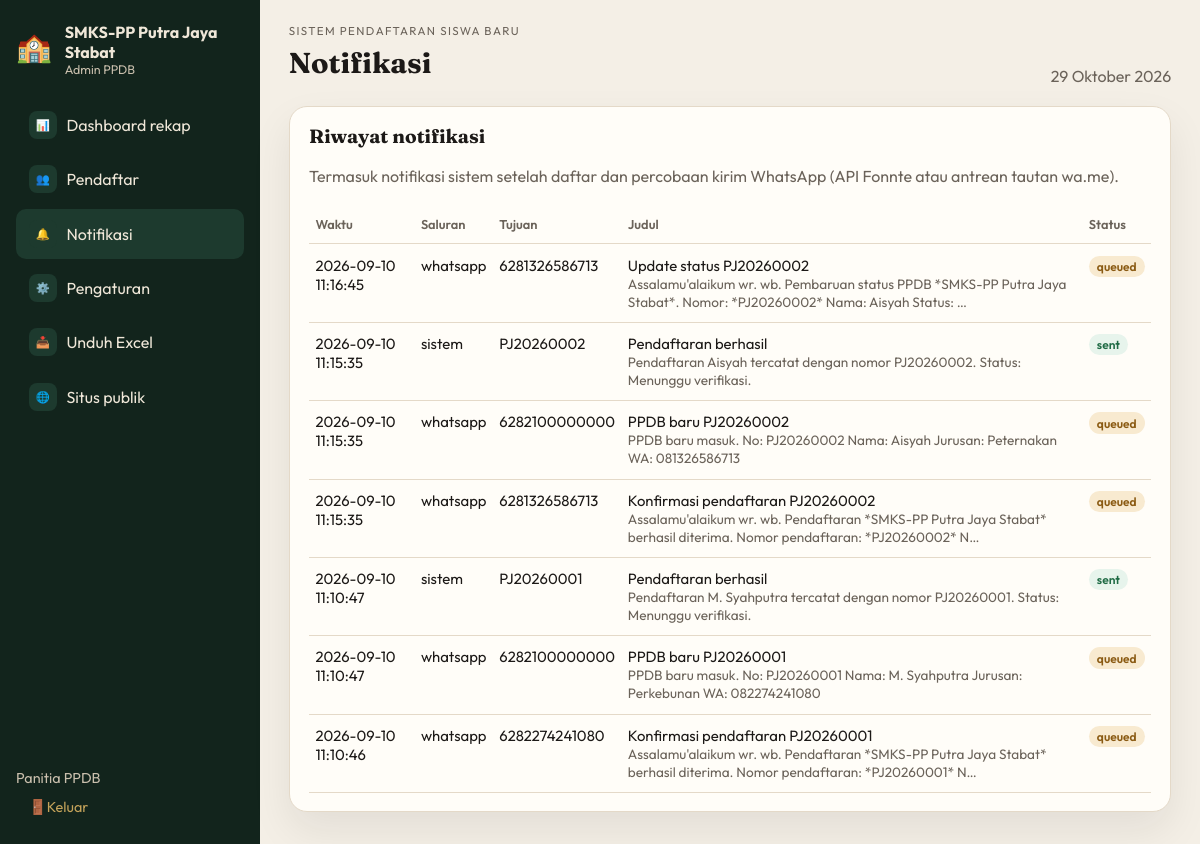
Page /?page=notifikasi (signed in) on the committed database.
### tables this page shows
CREATE TABLE `users` (
  `id` int(11) NOT NULL,
  `username` varchar(64) NOT NULL,
  `password_hash` varchar(255) NOT NULL,
  `display_name` varchar(120) NOT NULL
);

CREATE TABLE `notifications` (
  `id` int(11) NOT NULL,
  `registration_id` int(11) DEFAULT NULL,
  `channel` varchar(20) NOT NULL,
  `target` varchar(40) NOT NULL,
  `title` varchar(160) NOT NULL,
  `message` text NOT NULL,
  `status` varchar(20) NOT NULL DEFAULT 'queued',
  `provider_response` text DEFAULT NULL,
  `created_at` datetime NOT NULL,
  `sent_at` datetime DEFAULT NULL
);

### config/app.php (called while the page is built)
<?php
return [
    'school_name' => 'SMKS-PP Putra Jaya Stabat',
    'school_short' => 'SMKS-PP Putra Jaya',
    'db_host' => '127.0.0.1',
    'db_port' => '3306',
    'db_name' => 'ppdb_smkspp',
    'db_user' => 'root',
    'db_pass' => '',
    'upload_max_mb' => 2,
    'excel_path' => dirname(__DIR__) . DIRECTORY_SEPARATOR . 'data' . DIRECTORY_SEPARATOR . 'rekap-ppdb.xlsx',
];

### lib/helpers.php (called while the page is built, shortened)
<?php
function config(?string $key = null, mixed $default = null): mixed
{
    static $cfg = null;
    if ($cfg === null) {
        $cfg = require dirname(__DIR__) . '/config/app.php';
    }
    return $cfg[$key] ?? $default;
}
function e(?string $value): string
{
    return htmlspecialchars((string) $value, ENT_QUOTES, 'UTF-8');
}
function setting(string $key, ?string $default = null): string
{
    static $cache = null;
    if ($cache === null) {
        $cache = [];
        foreach (db()->query('SELECT setting_key, setting_value FROM settings')->fetchAll() as $row) {
            $cache[$row['setting_key']] = $row['setting_value'];
        }
    }
    return (string) ($cache[$key] ?? $default ?? '');
}
function format_date_id(?string $date): string
{
    $ts = strtotime($date);
    $bulan = [1 => 'Januari', 'Februari', 'Maret', 'April', 'Mei', 'Juni', 'Juli', 'Agustus', 'September', 'Oktober', 'November', 'Desember'];
    return date('j', $ts) . ' ' . $bulan[(int) date('n', $ts)] . ' ' . date('Y', $ts);
}

### lib/db.php (called while the page is built, shortened)
<?php
function db(): PDO
{
    static $pdo = null;
    if ($pdo instanceof PDO) {
        return $pdo;
    }
    $host = (string) config('db_host', '127.0.0.1');
    $port = (string) config('db_port', '3306');
    $name = (string) config('db_name', 'ppdb_smkspp');
    $user = (string) config('db_user', 'root');
    $pass = (string) config('db_pass', '');
    $dsnBase = "mysql:host={$host};port={$port};charset=utf8mb4";
    try {
        $root = new PDO($dsnBase, $user, $pass, [
            PDO::ATTR_ERRMODE => PDO::ERRMODE_EXCEPTION,
            PDO::ATTR_DEFAULT_FETCH_MODE => PDO::FETCH_ASSOC,
        ]);
        $safe = str_replace('`', '', $name);
        $root->exec("CREATE DATABASE IF NOT EXISTS `{$safe}` CHARACTER SET utf8mb4 COLLATE utf8mb4_unicode_ci");
        $root->exec("USE `{$safe}`");
        $pdo = $root;
    } catch (Throwable $e) {
        http_response_code(500);
        echo '<!DOCTYPE html><html lang="id"><head><meta charset="UTF-8"><title>Database</title></head><body style="font-family:sans-serif;max-width:640px;margin:3rem auto;line-height:1.5">';
        echo '<h1>MySQL belum terhubung</h1>';
        echo '<p>Sistem PPDB membutuhkan MySQL. Pastikan XAMPP MySQL sudah dijalankan, lalu periksa <code>config/app.php</code>.</p>';
        echo '<p><strong>Pesan:</strong> ' . htmlspecialchars($e->getMessage()) . '</p>';
        echo '</body></html>';
        exit;
    }
    return $pdo;
}

### lib/auth.php (called while the page is built, shortened)
<?php
function current_user(): ?array
{
    $stmt = db()->prepare('SELECT id, username, display_name FROM users WHERE id = ?');
    $stmt->execute([(int) $_SESSION['user_id']]);
    $user = $stmt->fetch();
    return $user ?: null;
}

### views/notifikasi.php (the view, shortened to what this page needs)
<?php
$rows = db()->query('SELECT * FROM notifications ORDER BY id DESC LIMIT 80')->fetchAll();
?>
<section class="panel">
    <h2>Riwayat notifikasi</h2>
    <p class="muted">Termasuk notifikasi sistem setelah daftar dan percobaan kirim WhatsApp (API Fonnte atau antrean tautan wa.me).</p>
    <table>
        <thead>
            <tr><th>Waktu</th><th>Saluran</th><th>Tujuan</th><th>Judul</th><th>Status</th></tr>
        </thead>
        <tbody>
        <?php foreach ($rows as $n): ?>
            <tr>
                <td><?= e($n['created_at']) ?></td>
                <td><?= e($n['channel']) ?></td>
                <td><?= e($n['target']) ?></td>
                <td>
                    <?= e($n['title']) ?>
                    <div class="hint"><?= e(mb_strimwidth($n['message'], 0, 120, '…')) ?></div>
                </td>
                <td><span class="badge <?= $n['status'] === 'sent' ? 'ok' : 'wait' ?>"><?= e($n['status']) ?></span></td>
            </tr>
        <?php endforeach; ?>
        </tbody>
    </table>
</section>

### views/layout.php (shortened to what this page needs)
<?php
$nav = [
    'dashboard' => ['Dashboard rekap', '📊'],
    'pendaftar' => ['Pendaftar', '👥'],
    'notifikasi' => ['Notifikasi', '🔔'],
    'pengaturan' => ['Pengaturan', '⚙️'],
];
?>
<!DOCTYPE html>
<html lang="id">
<head>
    <link rel="stylesheet" href="/sistem-sekolah/assets/style.css">
</head>
<body class="<?= $page === 'login' ? 'is-login' : '' ?>">
<?php if ($page === 'login'): ?>
    <?php require $view; ?>
<?php else: ?>
    <aside class="sidebar">
        <div class="brand">
            <span><h1>🏫</h1></span>
            <div>
                <strong><?= e($schoolName) ?></strong>
                <small>Admin PPDB</small>
            </div>
        </div>
        <nav>
            <?php foreach ($nav as $key => [$label, $icon]): ?>
                <a class="<?= $page === $key || ($page === 'detail' && $key === 'pendaftar') ? 'active' : '' ?>" href="?page=<?= e($key) ?>">
                    <span class="nav-ico"><?= e($icon) ?></span>
                    <?= e($label) ?>
                </a>
            <?php endforeach; ?>
            <a href="?page=excel">
                <span class="nav-ico">📥</span>
                Unduh Excel
            </a>
            <a href="?page=beranda">
                <span class="nav-ico">🌐</span>
                Situs publik
            </a>
        </nav>
        <div class="sidebar-foot">
            <div><?= e($user['display_name'] ?? '') ?></div>
            <a href="?page=logout">🚪Keluar</a>
        </div>
    </aside>
    <main class="main">
        <header class="topbar">
            <div>
                <p class="eyebrow">Sistem Pendaftaran Siswa Baru</p>
                <h1><?= e($pageTitle) ?></h1>
            </div>
            <div class="topbar-meta"><?= e(format_date_id(date('Y-m-d'))) ?></div>
        </header>
        <?php require $view; ?>
    </main>
<?php endif; ?>
</body>
</html>

### assets/style.css (style rules this page uses)
:root { --ink: #1c1917; --muted: #6b635a; --paper: #f4efe6; --card: #fffdf8; --line: #e4d9c8; --forest: #1f4d3d; --forest-2: #2f6b54; --gold: #c4a35a; --danger: #9b2c2c; --ok: #1f6b45; --sidebar: #12241c; --shadow: 0 18px 40px rgba(28, 25, 23, 0.08); }
* { box-sizing: border-box; }
html, body { margin: 0; min-height: 100%; }
body { font-family: Outfit, system-ui, sans-serif; background: var(--paper); color: var(--ink); display: grid; grid-template-columns: 260px 1fr; }
h1, h2, h3 { font-family: Fraunces, Georgia, serif; font-weight: 700; margin: 0 0 .4rem; }
h1 { font-size: 1.8rem; }
h2 { font-size: 1.2rem; }
p { line-height: 1.55; }
.sidebar { background: var(--sidebar); color: #efe7d8; min-height: 100vh; padding: 1.4rem 1rem; display: flex; flex-direction: column; gap: 1.4rem; }
.brand { display: flex; gap: .8rem; align-items: center; text-decoration: none; color: inherit; }
.brand small { display: block; color: #c9bfad; font-size: .78rem; }
.sidebar nav { display: flex; flex-direction: column; gap: .25rem; }
.sidebar a { color: #efe7d8; text-decoration: none; padding: .7rem .8rem; border-radius: 10px; display: flex; gap: .6rem; align-items: center; }
.sidebar a.active, .sidebar a:hover { background: #1d3a2e; }
.nav-ico { width: 28px; height: 28px; border-radius: 8px; background: #1d3a2e; display: grid; place-items: center; font-size: .7rem; font-weight: 700; }
.sidebar-foot { margin-top: auto; font-size: .9rem; color: #c9bfad; }
.sidebar-foot a { color: var(--gold); }
.main { padding: 1.4rem 1.8rem 2.4rem; }
.topbar { display: flex; justify-content: space-between; align-items: end; margin-bottom: 1.2rem; }
.eyebrow { text-transform: uppercase; letter-spacing: .12em; font-size: .72rem; color: var(--muted); margin: 0 0 .3rem; }
.topbar-meta { color: var(--muted); }
.panel, .stat, .login-card { background: var(--card); border: 1px solid var(--line); border-radius: 18px; box-shadow: var(--shadow); padding: 1.1rem 1.2rem; }
table { width: 100%; border-collapse: collapse; font-size: .93rem; }
th, td { text-align: left; padding: .7rem .4rem; border-bottom: 1px solid var(--line); vertical-align: top; }
th { color: var(--muted); font-weight: 600; font-size: .8rem; }
.badge { display: inline-block; padding: .2rem .5rem; border-radius: 999px; font-size: .75rem; font-weight: 600; }
.badge.ok { background: #e7f4ec; color: var(--ok); }
.badge.wait { background: #f8ead0; color: #8a5a12; }
.muted { color: var(--muted); }
.hint { font-size: .85rem; color: var(--muted); }

### rows in the picture
users: display_name "Panitia PPDB"
notifications: created_at "2026-09-10 11:16:45", channel "whatsapp", target "6281326586713", title "Update status PJ20260002", message "Assalamu'alaikum wr. wb. Pembaruan status PPDB *SMKS-PP Putra Jaya Stabat*. Nomor: *PJ20260002* Nama: Aisyah Status: …", status "queued"
notifications: created_at "2026-09-10 11:15:35", channel "sistem", target "PJ20260002", title "Pendaftaran berhasil", message "Pendaftaran Aisyah tercatat dengan nomor PJ20260002. Status: Menunggu verifikasi.", status "sent"
notifications: created_at "2026-09-10 11:15:35", channel "whatsapp", target "6282100000000", title "PPDB baru PJ20260002", message "PPDB baru masuk. No: PJ20260002 Nama: Aisyah Jurusan: Peternakan WA: 081326586713", status "queued"
notifications: created_at "2026-09-10 11:15:35", channel "whatsapp", target "6281326586713", title "Konfirmasi pendaftaran PJ20260002", message "Assalamu'alaikum wr. wb. Pendaftaran *SMKS-PP Putra Jaya Stabat* berhasil diterima. Nomor pendaftaran: *PJ20260002* N…", status "queued"
notifications: created_at "2026-09-10 11:10:47", channel "sistem", target "PJ20260001", title "Pendaftaran berhasil", message "Pendaftaran M. Syahputra tercatat dengan nomor PJ20260001. Status: Menunggu verifikasi.", status "sent"
notifications: created_at "2026-09-10 11:10:47", channel "whatsapp", target "6282100000000", title "PPDB baru PJ20260001", message "PPDB baru masuk. No: PJ20260001 Nama: M. Syahputra Jurusan: Perkebunan WA: 082274241080", status "queued"
notifications: created_at "2026-09-10 11:10:46", channel "whatsapp", target "6282274241080", title "Konfirmasi pendaftaran PJ20260001", message "Assalamu'alaikum wr. wb. Pendaftaran *SMKS-PP Putra Jaya Stabat* berhasil diterima. Nomor pendaftaran: *PJ20260001* N…", status "queued"

### other values in the picture
$schoolName "SMKS-PP Putra Jaya Stabat"
$icon "📊"
$label "Dashboard rekap"
$icon "👥"
$label "Pendaftar"
$icon "🔔"
$label "Notifikasi"
$icon "⚙️"
$label "Pengaturan"
$pageTitle "Notifikasi"
